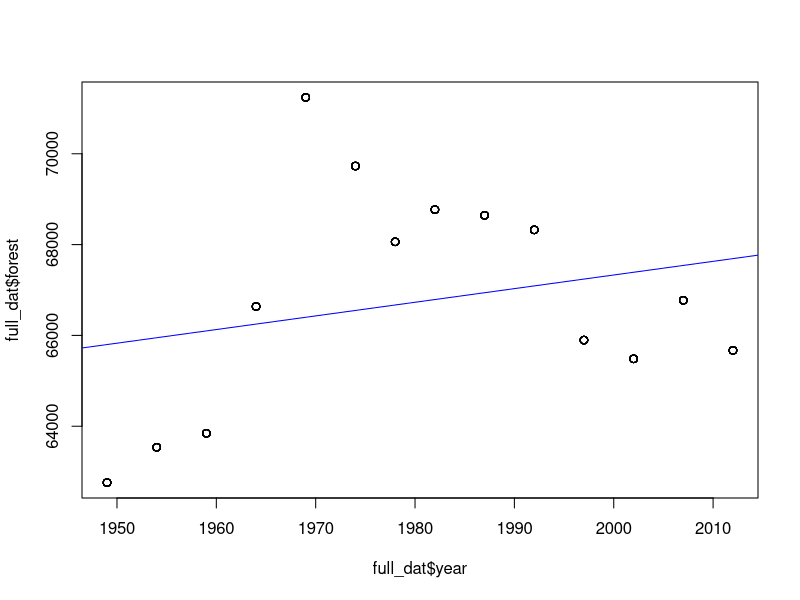
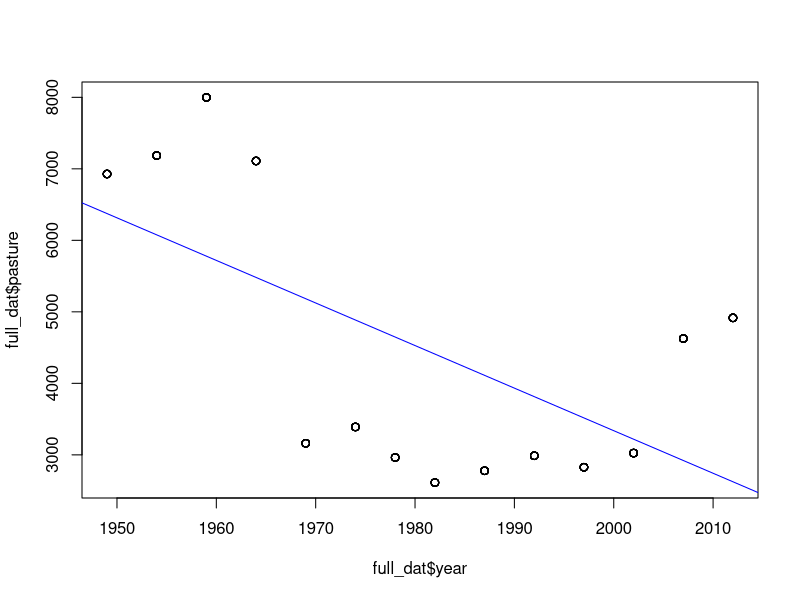
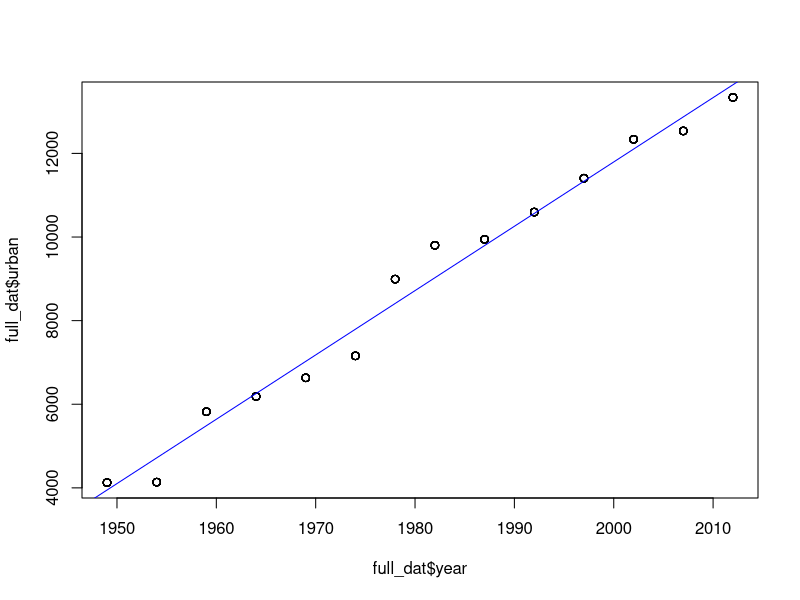
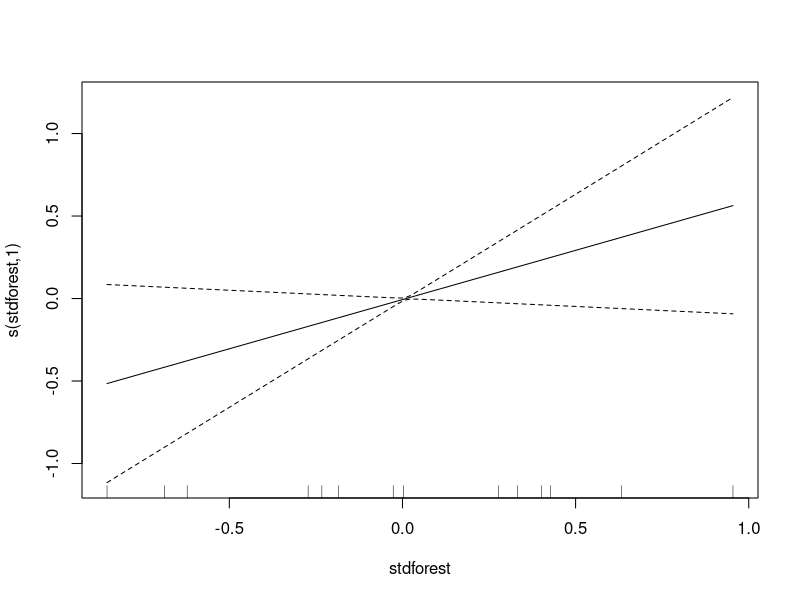
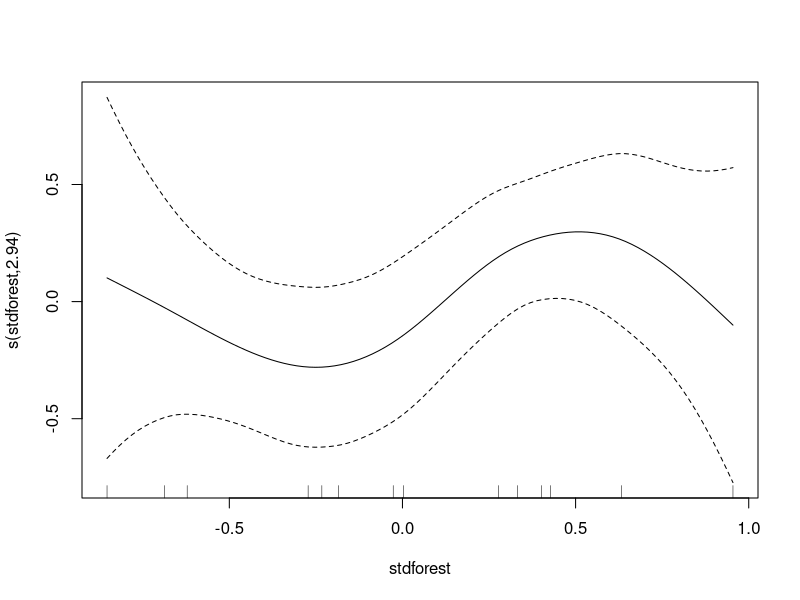
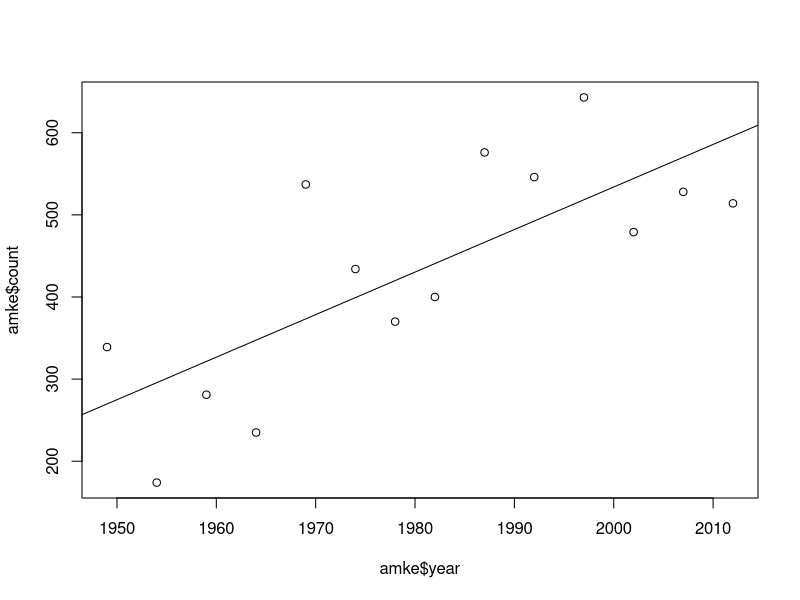
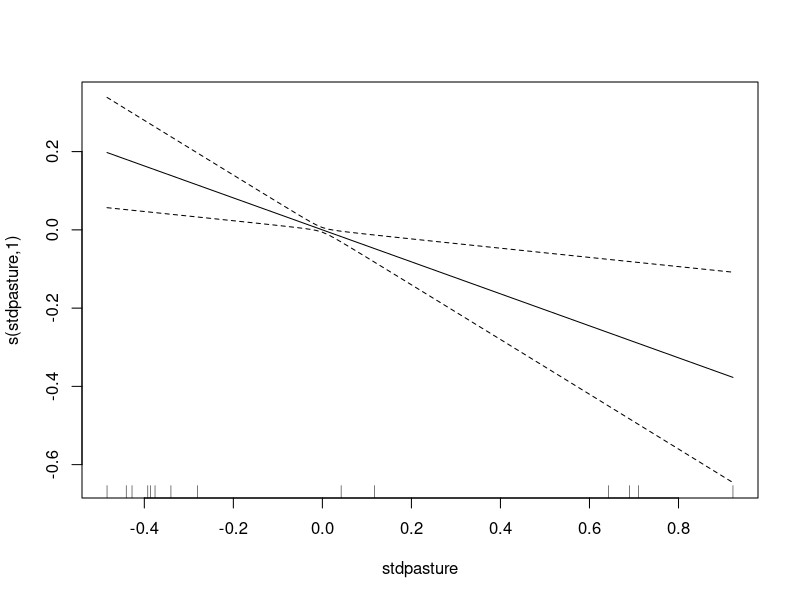
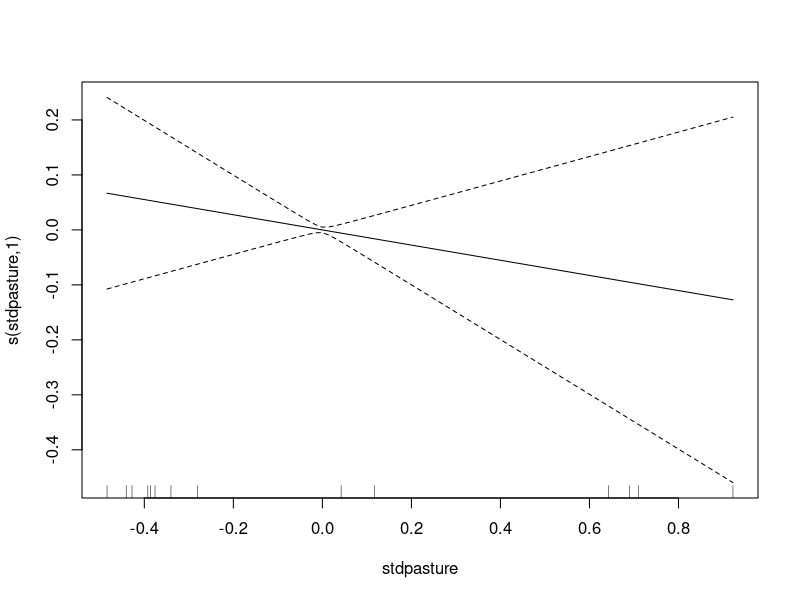

Generate these figures, in order, with R:
## ---- chunk 1
knitr::opts_chunk$set(echo = TRUE)
library(readxl)
library(dplyr)
library(reshape2)
require(tidyr)
require(mgcv)
## ---- chunk 2
for_dat=read_excel("./Data/MLU-USDA_ERS.xlsx", sheet="forest")%>%mutate(type="forest")
urb_dat=read_excel("./Data/MLU-USDA_ERS.xlsx", sheet="urban")%>%mutate(type="urban")
past_dat=read_excel("./Data/MLU-USDA_ERS.xlsx", sheet="pasture")%>%mutate(type="pasture")
crop_dat=read_excel("./Data/MLU-USDA_ERS.xlsx", sheet="cropland")%>%mutate(type="cropland")
specuse_dat=read_excel("./Data/MLU-USDA_ERS.xlsx", sheet="specialuses")%>%mutate(type="special use")
othr_dat=read_excel("./Data/MLU-USDA_ERS.xlsx", sheet="othrland")%>%mutate(type="other")

full_dat_lulc=rbind(for_dat, urb_dat, past_dat, crop_dat, specuse_dat,othr_dat)

lulc_dat=melt(full_dat_lulc, id=c("type", "Regions and States"))%>%
  rename(year=variable, region=`Regions and States`)%>%
  filter(region=="Northeast")%>%
  mutate(year=as.integer(as.character(year)))

count_dat=read.csv("./Data/HMScount-1946to2018.csv")

count_dat=count_dat%>%
  mutate(year=as.integer(as.character(count_dat$year)))

full_dat=full_join(lulc_dat, count_dat, by="year")%>%drop_na()%>%
  select(year, species,count, type, value, obs.hours)%>%
  reshape2::dcast(year+species+count+obs.hours~type)%>%
  mutate(cropland=as.numeric(cropland), forest=as.numeric(forest), other=as.numeric(other),
         pasture=as.numeric(pasture), urban=as.numeric(urban))%>%
  select(-`special use`)
## ---- chunk 3
str(full_dat)
## ---- chunk 4
plot(full_dat$forest~full_dat$year)
abline(lm(full_dat$forest~full_dat$year), col="blue")
## ---- chunk 5
plot(full_dat$pasture~full_dat$year)
abline(lm(full_dat$pasture~full_dat$year), col="blue")
## ---- chunk 6
plot(full_dat$urban~full_dat$year)
abline(lm(full_dat$urban~full_dat$year), col="blue")
## ---- chunk 7

full_dat$years = (full_dat$year - mean(full_dat$year))/(2 *sd(full_dat$year))
full_dat$stdpasture = (full_dat$pasture - mean(full_dat$pasture))/(2 *sd(full_dat$pasture))
full_dat$stdcrop= (full_dat$cropland - mean(full_dat$cropland))/(2 *sd(full_dat$cropland))
full_dat$stdforest = (full_dat$forest - mean(full_dat$forest))/(2 *sd(full_dat$forest))
full_dat$stdurban = (full_dat$urban - mean(full_dat$urban))/(2 *sd(full_dat$urban))

nogo=full_dat%>%filter(species=="NOGO")
ssha=full_dat%>%filter(species=="SSHA")
## ---- chunk 8

m1=gam(count~s(stdforest)+years+offset(log(obs.hours)), data=nogo, family =nb(theta = NULL, link = "log"))
m2=gam(count~s(stdforest)+years+offset(log(obs.hours)), data=ssha, family =nb(theta = NULL, link = "log"))
## ---- chunk 9
summary(m1)
## ---- chunk 10

plot.gam(m1, shade=T)

## ---- chunk 11
summary(m2)
## ---- chunk 12

plot.gam(m2, shade=T)

## ---- chunk 13
amke=full_dat%>%filter(species=="AMKE")
noha=full_dat%>%filter(species=="NOHA")
## ---- chunk 14

m3=gam(count~s(stdpasture)+years+offset(log(obs.hours)), data=amke, family =nb(theta = NULL, link = "log"))
m4=gam(count~s(stdpasture)+years+offset(log(obs.hours)), data=noha, family =nb(theta = NULL, link = "log"))
## ---- chunk 15
summary(m3)
## ---- chunk 16
plot(amke$count~amke$year)
abline(lm(amke$count~amke$year))
## ---- chunk 17

plot.gam(m3, shade=T)

## ---- chunk 18
summary(m4)
## ---- chunk 19

plot.gam(m4, shade=T)

## ---- chunk 20

coha=full_dat%>%filter(species=="COHA")
merl=full_dat%>%filter(species=="MERL")

## ---- chunk 21

m5=gam(count~s(stdurban)+years+offset(log(obs.hours)), data=coha, family =nb(theta = NULL, link = "log"))
m6=gam(count~s(stdurban)+years+offset(log(obs.hours)), data=merl, family =nb(theta = NULL, link = "log"))
## ---- chunk 22

summary(m5)
## ---- chunk 23
plot.gam(m5, shade=T)

## ---- chunk 24
summary (m6)
## ---- chunk 25
plot.gam(m6, shade=T)

